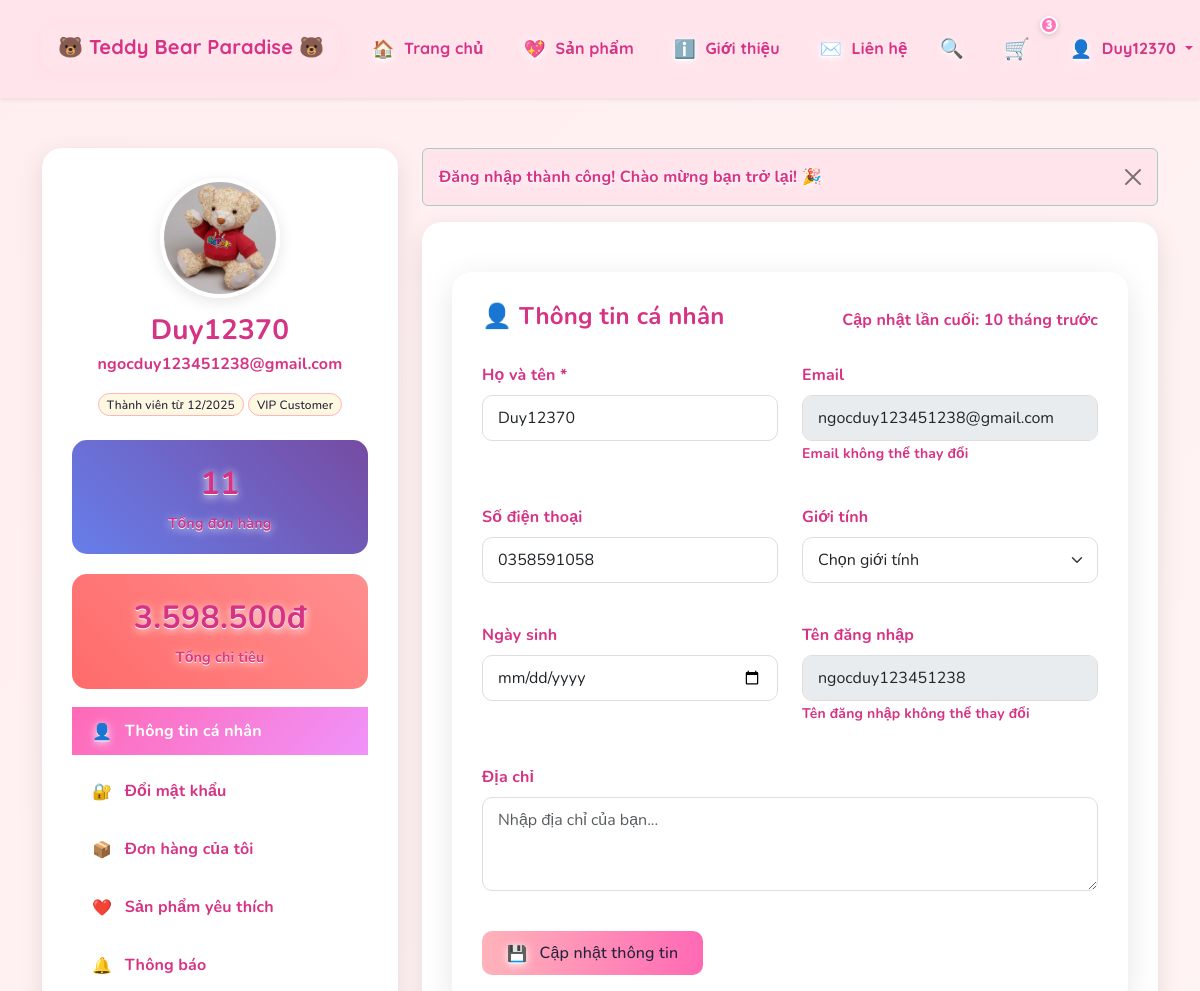
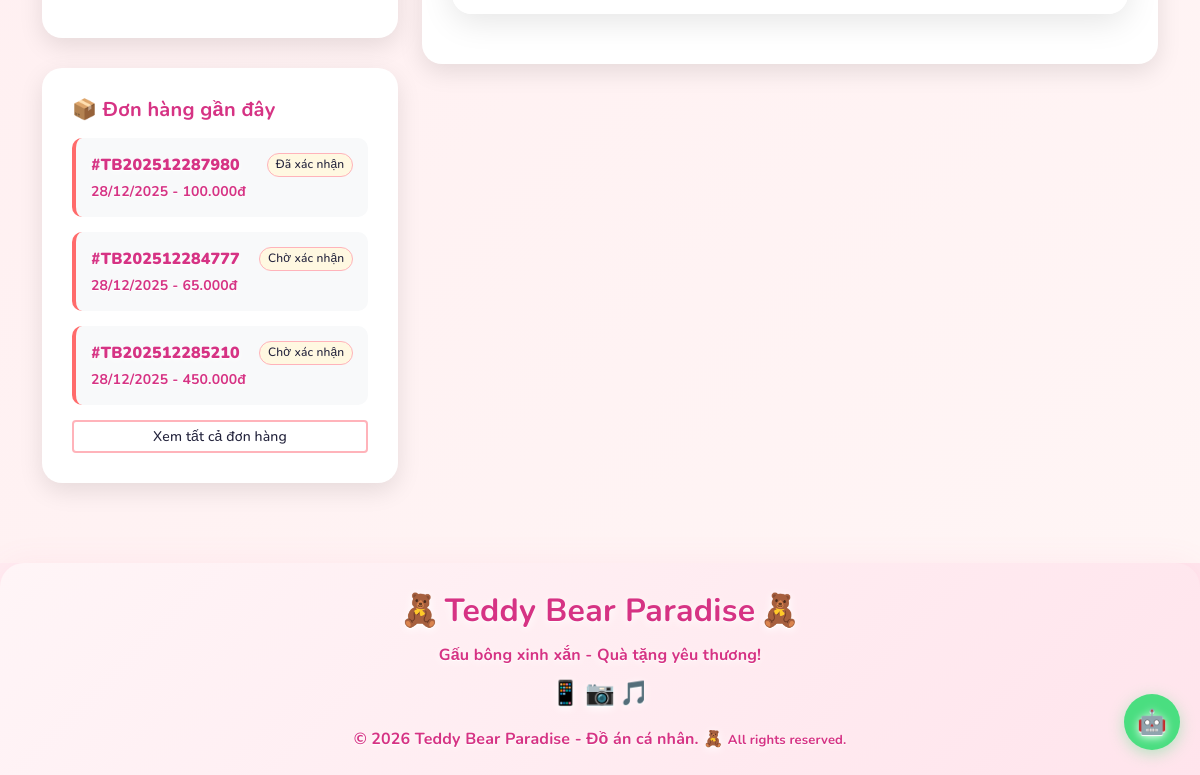
/user/profile.php (signed in), run on the app's committed database (2 pictures, top to bottom).
### tables this page shows
CREATE TABLE `users` (
  `id` int(11) NOT NULL AUTO_INCREMENT,
  `username` varchar(50) NOT NULL,
  `email` varchar(100) NOT NULL,
  `password` varchar(255) NOT NULL,
  `full_name` varchar(100) NOT NULL,
  `phone` varchar(20) DEFAULT NULL,
  `address` text DEFAULT NULL,
  `avatar` varchar(255) DEFAULT 'default-avatar.png',
  `created_at` timestamp NOT NULL DEFAULT current_timestamp(),
  `updated_at` timestamp NOT NULL DEFAULT current_timestamp() ON UPDATE current_timestamp(),
  `status` enum('active','inactive') DEFAULT 'active',
  `gender` varchar(20) DEFAULT NULL,
  `birthday` date DEFAULT NULL,
  PRIMARY KEY (`id`),
  UNIQUE KEY `username` (`username`),
  UNIQUE KEY `email` (`email`)
);

CREATE TABLE `orders` (
  `id` int(11) NOT NULL AUTO_INCREMENT,
  `order_number` varchar(20) NOT NULL,
  `user_id` int(11) DEFAULT NULL,
  `customer_name` varchar(100) NOT NULL,
  `customer_email` varchar(100) NOT NULL,
  `customer_phone` varchar(20) NOT NULL,
  `shipping_address` text NOT NULL,
  `subtotal` decimal(10,2) NOT NULL,
  `shipping_fee` decimal(10,2) DEFAULT 0.00,
  `total_amount` decimal(10,2) NOT NULL,
  `payment_method` enum('cod','bank_transfer','momo','zalopay') DEFAULT 'cod',
  `payment_status` enum('pending','paid','failed') DEFAULT 'pending',
  `order_status` enum('pending','confirmed','processing','shipping','delivered','cancelled') DEFAULT 'pending',
  `notes` text DEFAULT NULL,
  `created_at` timestamp NOT NULL DEFAULT current_timestamp(),
  `updated_at` timestamp NOT NULL DEFAULT current_timestamp() ON UPDATE current_timestamp(),
  PRIMARY KEY (`id`),
  UNIQUE KEY `order_number` (`order_number`),
  KEY `idx_orders_user` (`user_id`),
  KEY `idx_orders_status` (`order_status`),
  CONSTRAINT `orders_ibfk_1` FOREIGN KEY (`user_id`) REFERENCES `users` (`id`) ON DELETE SET NULL
);

### user/profile.php (the view, shortened to what the rows shown need)
<?php
require_once '../config/config.php';
$user = getUserById($_SESSION['user_id']);
$total_orders = $db->count('orders', 'user_id = ?', [$user['id']]);
$recent_orders = $db->fetchAll("SELECT * FROM orders WHERE user_id = ? ORDER BY created_at DESC LIMIT 3", [$user['id']]);
include '../includes/header.php';
?>
<div class="profile-container">
    <div class="container">
        <div class="row">
            <div class="col-lg-4">
                <div class="profile-sidebar">
                    <div class="user-info text-center mb-4">
                        <div class="avatar-upload">
                            <img src="../images/<?php echo !empty($user['avatar']) ? htmlspecialchars($user['avatar']) : 'teddy-01.jpg'; ?>"
                                 alt="Avatar" class="avatar-image"
                                 onerror="this.src='../images/teddy-01.jpg'">
                        </div>
                        <h4 class="mt-3 mb-1"><?php echo htmlspecialchars($user['full_name']); ?></h4>
                        <p class="text-muted"><?php echo htmlspecialchars($user['email']); ?></p>
                        <div class="user-badges">
                            <span class="badge bg-primary">Thành viên từ <?php echo date('m/Y', strtotime($user['created_at'])); ?></span>
                            <?php if ($total_orders >= 10): ?>
                            <span class="badge bg-warning">VIP Customer</span>
                            <?php endif; ?>
                        </div>
                    </div>
                </div>
                <?php if (!empty($recent_orders)): ?>
                <div class="profile-sidebar">
                    <?php foreach ($recent_orders as $order): ?>
                    <div class="recent-order">
                        <div class="d-flex justify-content-between">
                            <strong>#<?php echo $order['order_number']; ?></strong>
                            <span class="badge bg-<?php
                                echo $order['order_status'] === 'delivered' ? 'success' :
                                     ($order['order_status'] === 'cancelled' ? 'danger' : 'warning');
                            ?>">
                                <?php
                                $status_text = [
                                    'pending' => 'Chờ xác nhận',
                                    'confirmed' => 'Đã xác nhận',
                                    'processing' => 'Đang xử lý',
                                    'shipping' => 'Đang giao',
                                    'delivered' => 'Đã giao',
                                    'cancelled' => 'Đã hủy'
                                ];
                                echo $status_text[$order['order_status']] ?? $order['order_status'];
                                ?>
                            </span>
                        </div>
                        <div class="small text-muted mt-1">
                            <?php echo date('d/m/Y', strtotime($order['created_at'])); ?> -
                            <?php echo formatPrice($order['total_amount']); ?>
                        </div>
                    </div>
                    <?php endforeach; ?>
                </div>
                <?php endif; ?>
            </div>
            <div class="col-lg-8">
                <div class="profile-content">
                    <div class="tab-content">
                        <div class="tab-pane fade show active" id="profile-info">
                            <div class="d-flex justify-content-between align-items-center mb-4">
                                <h5 class="fw-bold">👤 Thông tin cá nhân</h5>
                                <span class="text-muted">Cập nhật lần cuối: <?php echo timeAgo($user['updated_at']); ?></span>
                            </div>
                            <form method="POST" class="row">
                                <div class="col-md-6 mb-3">
                                    <label class="form-label fw-bold">Họ và tên *</label>
                                    <input type="text" name="full_name" class="form-control"
                                           value="<?php echo htmlspecialchars($user['full_name']); ?>" required>
                                </div>
                                <div class="col-md-6 mb-3">
                                    <label class="form-label fw-bold">Email</label>
                                    <input type="email" class="form-control"
                                           value="<?php echo htmlspecialchars($user['email']); ?>" disabled>
                                    <small class="text-muted">Email không thể thay đổi</small>
                                </div>
                                <div class="col-md-6 mb-3">
                                    <label class="form-label fw-bold">Số điện thoại</label>
                                    <input type="tel" name="phone" class="form-control"
                                           value="<?php echo htmlspecialchars($user['phone'] ?? ''); ?>"
                                           pattern="[0-9]{10,11}">
                                </div>
                                <div class="col-md-6 mb-3">
                                    <label class="form-label fw-bold">Tên đăng nhập</label>
                                    <input type="text" class="form-control"
                                           value="<?php echo htmlspecialchars($user['username']); ?>" disabled>
                                    <small class="text-muted">Tên đăng nhập không thể thay đổi</small>
                                </div>
                            </form>
                        </div>
                    </div>
                </div>
            </div>
        </div>
    </div>
</div>

### data on the page
users: full_name "Duy12370", email "ngocduy123451238@gmail.com", created_at "12/2025", updated_at "10 tháng trước", phone "0358591058", username "ngocduy123451238"
orders: order_number "TB202512287980", order_status "Đã xác nhận", created_at "28/12/2025", total_amount "100.000đ"
orders: order_number "TB202512284777", order_status "Chờ xác nhận", created_at "28/12/2025", total_amount "65.000đ"
orders: order_number "TB202512285210", order_status "Chờ xác nhận", created_at "28/12/2025", total_amount "450.000đ"

### other printed values
SITE_NAME "Teddy Bear Paradise 🐻"
$cart_count "3"
$_SESSION['user_name'] "Duy12370"
$total_orders "11"
formatPrice($total_spent) "3.598.500đ"
$msg "Đăng nhập thành công! Chào mừng bạn trở lại! 🎉"
